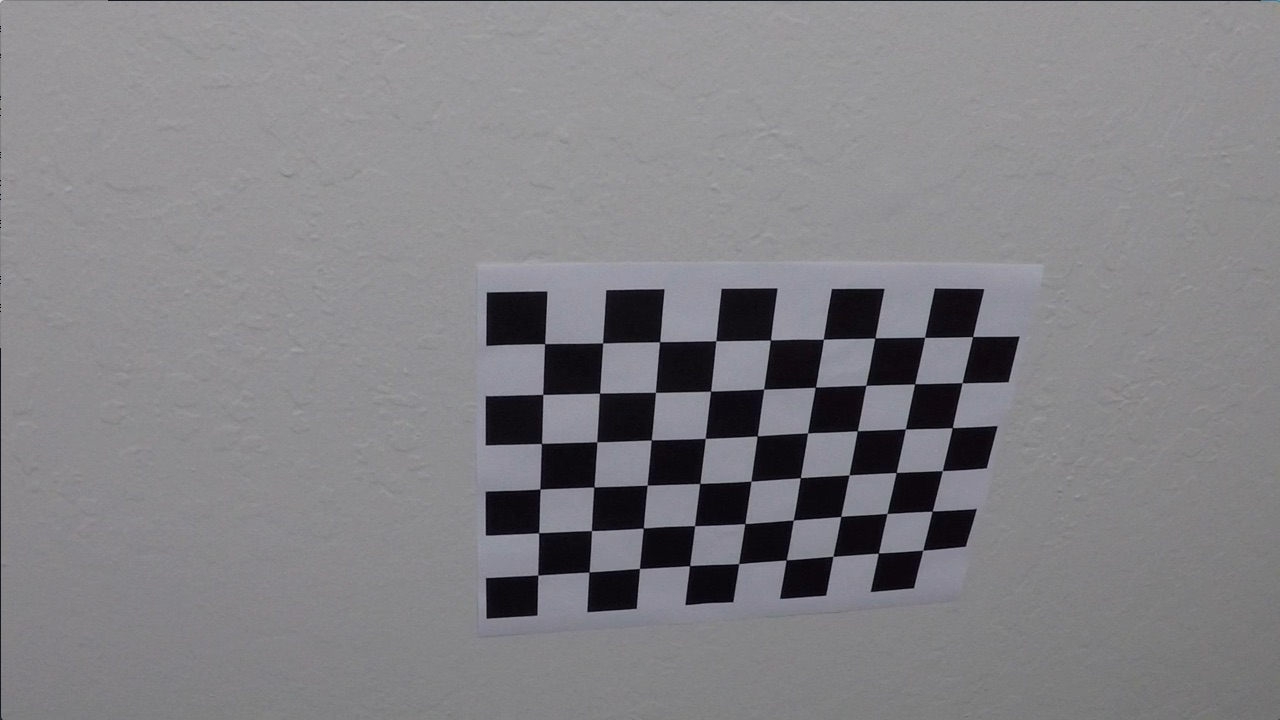
#> input picture camera_cal/calibration10.jpg, 1280 x 720 px; its folder holds only this picture in this run
$ jupyter execute --allow-errors AdvancedLaneLine.ipynb   (shell and % lines are left out)   (older library calls are emulated)
#> lines starting #> are read from the running program, lines starting #| are printed output that depends on the picture; after the words box and inside, x2 and y2 are one past the last pixel; in counts of white or black regions, pixels touching at a corner belong together
## Advanced Lane Finding Project

The goals / steps of this project are the following:

* Compute the camera calibration matrix and distortion coefficients given a set of chessboard images.
* Apply a distortion correction to raw images.
* Use color transforms, gradients, etc., to create a thresholded binary image.
* Apply a perspective transform to rectify binary image ("birds-eye view").
* Detect lane pixels and fit to find the lane boundary.
* Determine the curvature of the lane and vehicle position with respect to center.
* Warp the detected lane boundaries back onto the original image.
* Output visual display of the lane boundaries and numerical estimation of lane curvature and vehicle position.

---
## First, I'll compute the camera calibration using chessboard images

## Import Packages

[cell 1]
#importing some useful packages
import matplotlib.pyplot as plt
import matplotlib.image as mpimg
import numpy as np
import cv2
import glob
import pickle
import os

# Import everything needed to edit/save/watch video clips
from moviepy.editor import VideoFileClip
from IPython.display import HTML

## Calibrate the Camera

[cell 2]
# prepare object points
objpoints = [] #3D points in real world space
imgpoints = [] #2D points in image plane

nx = 9  # the number of inside corners in x
ny = 6  # the number of inside corners in y

objp = np.zeros((ny*nx,3),np.float32)
objp[:,:2] = np.mgrid[0:nx,0:ny].T.reshape(-1,2) #x,y coordinates

# read in images and make a list of calibration images
images = glob.glob('./camera_cal/calibration*.jpg')

for fname in images:
    img = cv2.imread(fname)
#> img is the input picture: shape (720, 1280, 3); mean B, G, R 133.1, 129.4, 130.2

    # Convert to grayscale
    gray = cv2.cvtColor(img, cv2.COLOR_BGR2GRAY)

    # Find the chessboard corners
    ret, corners = cv2.findChessboardCorners(gray, (nx, ny), None)
#> ret = True; corners = 54 rows, first 8: [545.3, 343.1], [602.7, 342.8], [660.1, 341.3], [715.8, 340.7], [770.6, 340], [823.5, 339.2], [874.3, 338.5], [925.1, 337.4]

    # If found, draw corners
    if ret == True:
        imgpoints.append(corners)
        objpoints.append(objp)
        # Draw and display the corners
#         cv2.drawChessboardCorners(img, (nx, ny), corners, ret)
#         plt.imshow(img)


ret, mtx, dist, rvecs, tvecs = cv2.calibrateCamera(objpoints, imgpoints, gray.shape[::-1], None, None)
#> ret = 0.68; mtx = [[1143.7, 0, 681.7], [0, 1109.2, 367.7], [0, 0, 1]]; dist = [[-0.515, 2.99, -0.00876, 0.00937, 1.41]]; rvecs = ([0.451, -0.252, 0.0361],); tvecs = ([-2.31, -0.422, 19.12],)

[cell 3]
#undistort an image
img = cv2.imread('./camera_cal/calibration1.jpg')
#> (the rest of this cell did not finish here and is left out)

## Undistort and Transform Perspective

[cell 4]
### Undistort and Transform Perspective


def corners_unwarp(img, nx, ny, mtx, dist):

    undist = cv2.undistort(img, mtx, dist, None, mtx)
    # Convert undistorted image to grayscale
    gray = cv2.cvtColor(undist, cv2.COLOR_BGR2GRAY)
    # Search for corners in the grayscaled image
    ret, corners = cv2.findChessboardCorners(gray, (nx, ny), None)
    #print(corners)
    if ret == True:
        # If we found corners, draw them! (just for fun)
        cv2.drawChessboardCorners(undist, (nx, ny), corners, ret)
        # Choose offset from image corners to plot detected corners
        # This should be chosen to present the result at the proper aspect ratio
        # My choice of 100 pixels is not exact, but close enough for our purpose here
        offset = 40 # offset for dst points
        # Grab the image shape
        img_size = (gray.shape[1], gray.shape[0])

        # For source points I'm grabbing the outer four detected corners
        src = np.float32([corners[0], corners[nx-1], corners[-1], corners[-nx]])
        # For destination points, I'm arbitrarily choosing some points to be
        # a nice fit for displaying our warped result
        # again, not exact, but close enough for our purposes
        dst = np.float32([[offset, offset], [img_size[0]-offset, offset],
                                     [img_size[0]-offset, img_size[1]-offset],
                                     [offset, img_size[1]-offset]])
        # Given src and dst points, calculate the perspective transform matrix
        M = cv2.getPerspectiveTransform(src, dst)
        Minv = cv2.getPerspectiveTransform(dst,src)
        # Warp the image using OpenCV warpPerspective()
        warped = cv2.warpPerspective(undist, M, img_size)

    return warped, M, Minv

# Read in an image
img = cv2.imread('./camera_cal/calibration3.jpg')

#> (the rest of this cell did not finish here and is left out)

## Create the Perspective view - BirdEye view

[cell 5]
# Read in an image
img = mpimg.imread('./test_images/straight_lines2.jpg')
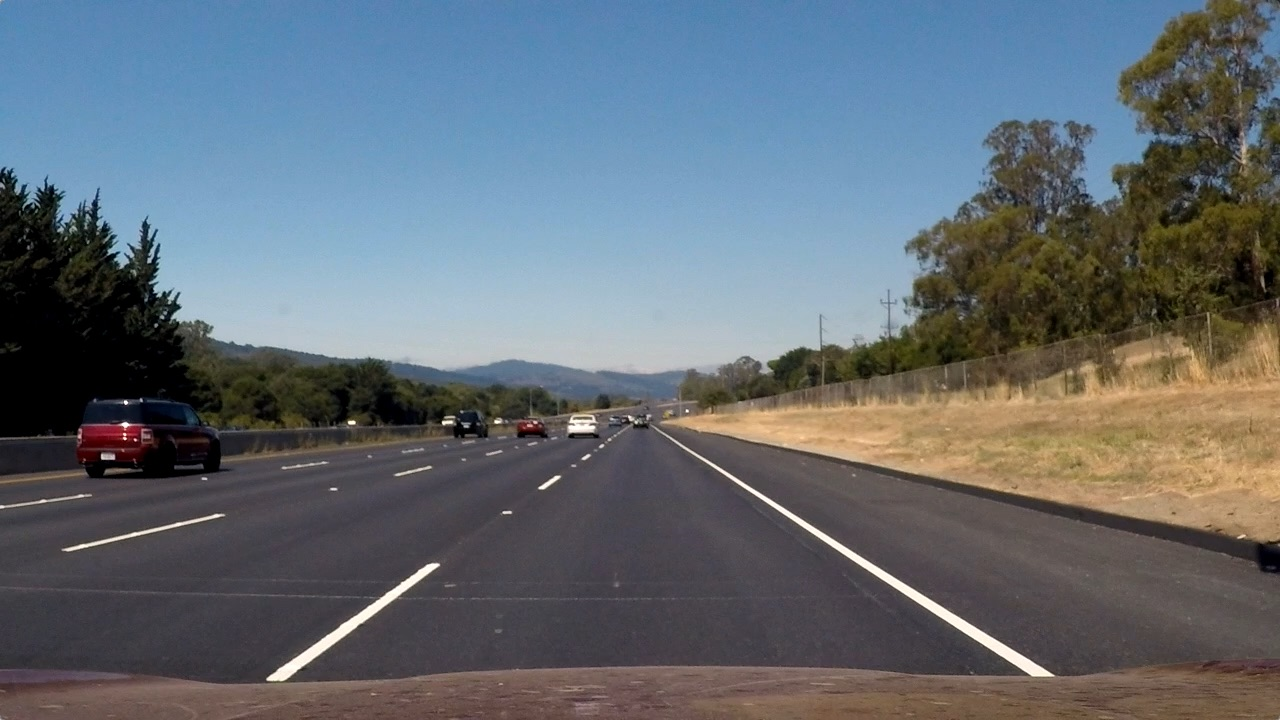
#> input picture test_images/straight_lines2.jpg, 1280 x 720 px
#> img is the input picture: shape (720, 1280, 3); mean R, G, B 99.4, 107.7, 115.1
undist = cv2.undistort(img, mtx, dist, None, mtx)

# plt.imshow(undist)

# For source points I'm grabbing the outer four detected corners
src = np.float32([[268,675], [1053,675], [578,458], [707,458]])
dst = np.float32([[400,720],[900,720],[400,0],[900,0]])
# Given src and dst points, calculate the perspective transform matrix
M = cv2.getPerspectiveTransform(src, dst)
Minv = cv2.getPerspectiveTransform(dst,src)
# Warp the image using OpenCV warpPerspective()
warped = cv2.warpPerspective(undist, M, (1280,720))
h,w = warped.shape[:2]
#> (the rest of this cell did not finish here and is left out)

## Threshold Functions

Below are some threshold functions to get started.

[cell 6]
# Define a function that applies Sobel x or y,
# then takes an absolute value and applies a threshold.
def abs_sobel_thresh(img, orient='x', sobel_kernel=3, thresh=(0, 255)):

#> called with orient = 'x', sobel_kernel = 7, thresh = (50, 255)
    gray = cv2.cvtColor(img,cv2.COLOR_RGB2GRAY)
    if orient=='x':
        sobel = cv2.Sobel(gray,cv2.CV_64F,1,0, ksize=sobel_kernel)
    if orient=='y':
        sobel = cv2.Sobel(gray,cv2.CV_64F,0,1, ksize=sobel_kernel)

    abs_sobel = np.absolute(sobel)
    scaled_sobel = np.uint8(255*abs_sobel/np.max(abs_sobel))
    grad_binary = np.zeros_like(scaled_sobel)
    grad_binary[(scaled_sobel >= thresh[0]) & (scaled_sobel <= thresh[1])] = 1
    return grad_binary


# Define a function that applies Sobel x and y,
# then computes the magnitude of the gradient and applies a threshold
def mag_thresh(img, sobel_kernel=3, mag_thresh=(0, 255)):

    gray = cv2.cvtColor(img, cv2.COLOR_RGB2GRAY)
    # Take both Sobel x and y gradients
    sobelx = cv2.Sobel(gray, cv2.CV_64F, 1, 0, ksize=sobel_kernel)
    sobely = cv2.Sobel(gray, cv2.CV_64F, 0, 1, ksize=sobel_kernel)
    # Calculate the gradient magnitude
    gradmag = np.sqrt(sobelx**2 + sobely**2)
    # Rescale to 8 bit
    scale_factor = np.max(gradmag)/255
    gradmag = (gradmag/scale_factor).astype(np.uint8)
    # Create a binary image of ones where threshold is met, zeros otherwise
    mag_binary = np.zeros_like(gradmag)
    mag_binary[(gradmag >= mag_thresh[0]) & (gradmag <= mag_thresh[1])] = 1

    return mag_binary


# Define a function that applies Sobel x and y,
# then computes the direction of the gradient and applies a threshold.
def dir_threshold(img, sobel_kernel=3, thresh=(0, np.pi/2)):

    gray = cv2.cvtColor(img,cv2.COLOR_RGB2GRAY)
    sobelx = cv2.Sobel(gray,cv2.CV_64F,1,0, ksize=sobel_kernel)
    sobely = cv2.Sobel(gray,cv2.CV_64F,0,1, ksize=sobel_kernel)
    abs_sobelx = np.sqrt(sobelx**2)
    abs_sobely = np.sqrt(sobely**2)
    gradient = np.arctan2(abs_sobely,abs_sobelx)
    dir_binary = np.zeros_like(gradient)
    dir_binary[(gradient>thresh[0]) & (gradient<thresh[1])]=1
    return dir_binary


# [18 lines left out: functions hls_Sthreshold, hls_Lthreshold, rgb_Rthreshold, not called in this run]

Check different thresholding functions effect on finding lane pixels

[cell 7]
# Read in an image
image = img     #mpimg.imread('./test_images/test3.jpg')

# Choose a Sobel kernel size
ksize = 7 # Choose a larger odd number to smooth gradient measurements

# Apply each of the thresholding functions
gradx = abs_sobel_thresh(image, orient='x', sobel_kernel=ksize, thresh=(50, 255))
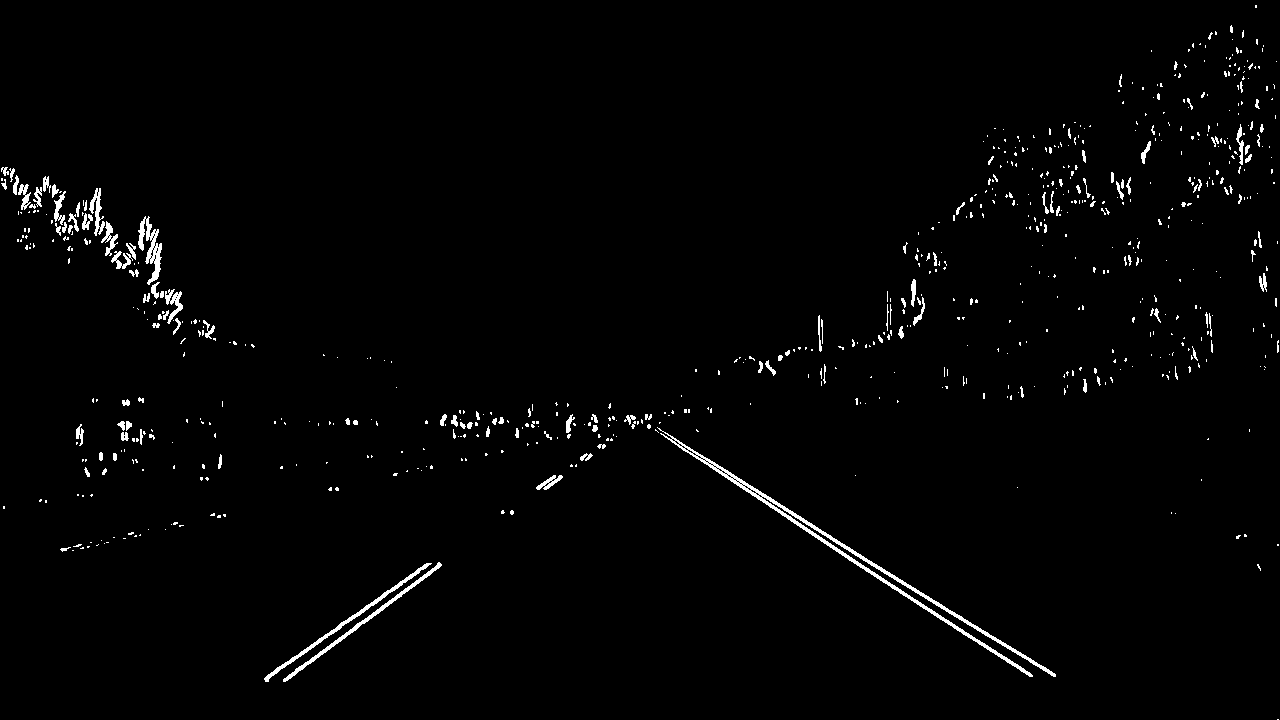
#> gradx: shape (720, 1280); values 0 (black) and 1 (white), 1.6% white; 712 white regions (581 under 20 px), largest, box (x1, y1, x2, y2) and area: (657, 427, 1056, 677) 3005, (264, 563, 432, 682) 772, (283, 562, 442, 682) 758
grady = abs_sobel_thresh(image, orient='y', sobel_kernel=ksize, thresh=(50, 255))
#> grady: shape (720, 1280); values 0 (black) and 1 (white), 2.6% white; 684 white regions (546 under 20 px), largest, box (x1, y1, x2, y2) and area: (654, 426, 1100, 679) 3622, (266, 561, 1027, 684) 3268, (660, 423, 1211, 533) 2064
mag_binary = mag_thresh(image, sobel_kernel=ksize, mag_thresh=(50, 255))
#> in mag_thresh, `scale_factor = np.max(gradmag)/255`: scale_factor = 497.6
#> mag_binary: shape (720, 1280); values 0 (black) and 1 (white), 3.7% white; 731 white regions (546 under 20 px), largest, box (x1, y1, x2, y2) and area: (173, 414, 1100, 685) 7764, (82, 187, 712, 376) 4292, (659, 406, 1211, 533) 2312
dir_binary = dir_threshold(image, sobel_kernel=ksize, thresh=(0, 1.3))
#> dir_binary: shape (720, 1280) float64; values 0 (black) and 1 (white), 72% white; black in thin lines or dots

combined = np.zeros_like(dir_binary)
combined[((gradx == 1) & (dir_binary==1)) ] = 1


# Plot the result
#> (the rest of this cell did not finish here and is left out)

[cell 8]
image = warped
# hls_S = hls_Sthreshold(image)
# rgb_R = rgb_Rthreshold(image)

# combined = np.zeros_like(rgb_R)
# combined[((rgb_R == 1) & (hls_S == 1)) ] = 1

gradx = abs_sobel_thresh(image, orient='x', sobel_kernel=ksize, thresh=(50, 255))
#> gradx: shape (720, 1280); values 0 (black) and 1 (white), 1.5% white; 30 white regions (16 under 20 px), largest, box (x1, y1, x2, y2) and area: (862, 0, 886, 720) 5097, (884, 32, 902, 720) 5039, (401, 264, 413, 379) 938
dir_binary = dir_threshold(image, sobel_kernel=ksize, thresh=(0, 1.3))
#> call 2 of dir_threshold, with sobel_kernel = 7, thresh = (0, 1.3)
#> in dir_threshold (call 2), `gradient = np.arctan2(abs_sobely,abs_sobelx)`:
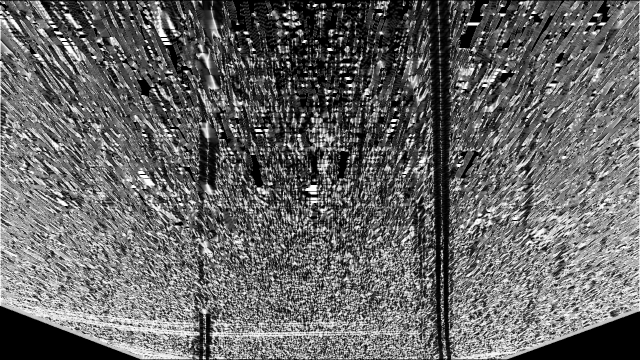
#> gradient: shape (720, 1280) float64 (shown at 1/2 size); min 0, max 1.57, mean 0.632; drawn with min black and max white
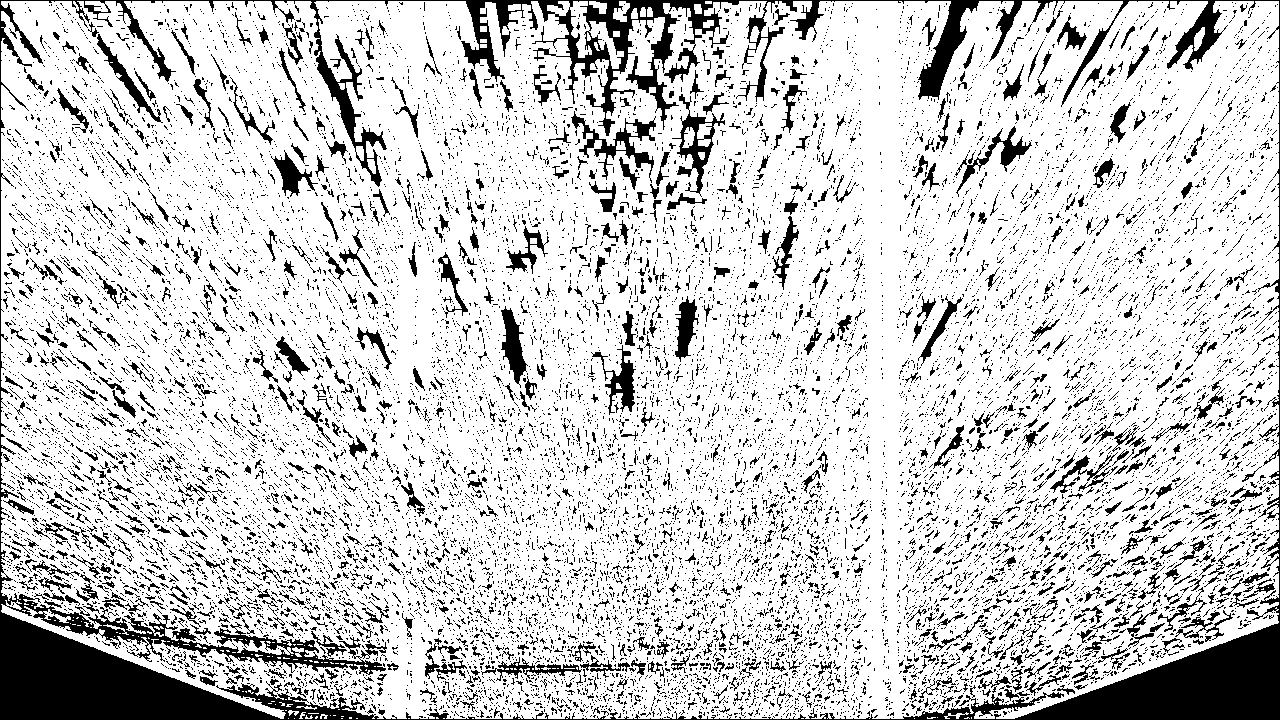
#> dir_binary: shape (720, 1280) float64; values 0 (black) and 1 (white), 81.4% white; 16830 black regions (15825 under 20 px), largest, box (x1, y1, x2, y2) and area: (0, 0, 1280, 720) 60083, (571, 111, 656, 183) 1434, (672, 94, 725, 197) 1307

combined = np.zeros_like(dir_binary)
combined[((gradx == 1) & (dir_binary==1)) ] = 1

plt.imshow(combined,cmap='gray')
#> (this line was passed over: IPython is not available in this run)
#> (the rest of the program and of its run is left out)
